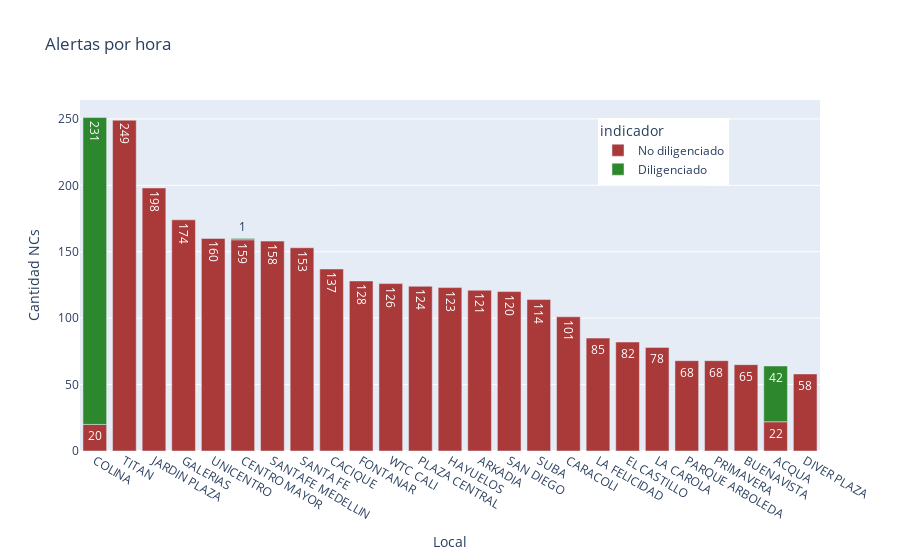

Here is the notebook cell this chart was saved with:
### Code cell
h_fig = px.bar(h_x_fig, x="Desc_local", y="Cautoriza",color="indicador",text="Cautoriza",color_discrete_sequence=['rgb(170, 57, 57)','rgb(45, 136, 45)'], title="Alertas por hora", labels={"Desc_local":"Local","Cautoriza":"Cantidad NCs"}) 
h_fig.update_layout(xaxis_categoryorder = 'total descending',legend=dict(yanchor="top", y=0.95, xanchor="left", x=0.7))
h_fig.show()
# h_fig.write_image(f"output/{dt_string}_alertas_x_hora.svg",height =500,width=900 )

### Figure 1 — Plotly figure (JSON) as saved in the notebook; plotly's stock layout.template omitted (floating-point values rounded to 4 significant figures)
{"data": [{"alignmentgroup": "True", "hovertemplate": "indicador=No diligenciado<br>Local=%{x}<br>Cantidad NCs=%{text}<extra></extra>", "legendgroup": "No diligenciado", "marker": {"color": "rgb(170, 57, 57)", "pattern": {"shape": ""}}, "name": "No diligenciado", "offsetgroup": "No diligenciado", "orientation": "v", "showlegend": true, "text": [249, 198, 174, 160, 159, 158, 153, 137, 128, 126, 124, 123, 121, 120, 114, 101, 85, 82, 78, 68, 68, 65, 58, 22, 20], "textposition": "auto", "type": "bar", "x": ["TITAN", "JARDIN PLAZA", "GALERIAS", "UNICENTRO", "CENTRO MAYOR", "SANTAFE MEDELLIN", "SANTA FE", "CACIQUE", "FONTANAR", "WTC CALI", "PLAZA CENTRAL", "HAYUELOS", "ARKADIA", "SAN DIEGO", "SUBA", "CARACOLI", "LA FELICIDAD", "EL CASTILLO", "LA CAROLA", "PARQUE ARBOLEDA", "PRIMAVERA", "BUENAVISTA", "DIVER PLAZA", "ACQUA", "COLINA"], "xaxis": "x", "y": [249, 198, 174, 160, 159, 158, 153, 137, 128, 126, 124, 123, 121, 120, 114, 101, 85, 82, 78, 68, 68, 65, 58, 22, 20], "yaxis": "y"}, {"alignmentgroup": "True", "hovertemplate": "indicador=Diligenciado<br>Local=%{x}<br>Cantidad NCs=%{text}<extra></extra>", "legendgroup": "Diligenciado", "marker": {"color": "rgb(45, 136, 45)", "pattern": {"shape": ""}}, "name": "Diligenciado", "offsetgroup": "Diligenciado", "orientation": "v", "showlegend": true, "text": [231, 42, 1], "textposition": "auto", "type": "bar", "x": ["COLINA", "ACQUA", "CENTRO MAYOR"], "xaxis": "x", "y": [231, 42, 1], "yaxis": "y"}], "layout": {"barmode": "relative", "legend": {"title": {"text": "indicador"}, "tracegroupgap": 0, "x": 0.7, "xanchor": "left", "y": 0.95, "yanchor": "top"}, "title": {"text": "Alertas por hora"}, "xaxis": {"anchor": "y", "categoryorder": "total descending", "domain": [0, 1], "title": {"text": "Local"}}, "yaxis": {"anchor": "x", "domain": [0, 1], "title": {"text": "Cantidad NCs"}}}}
